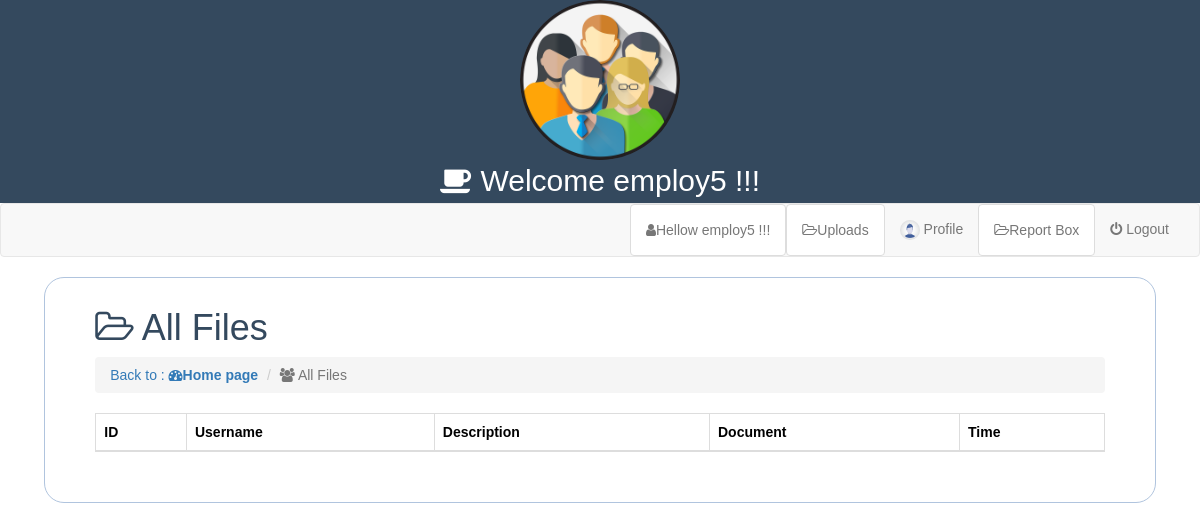
Page /employ/employ.php?page=uploadedfiles (signed in) on the earlier database version.
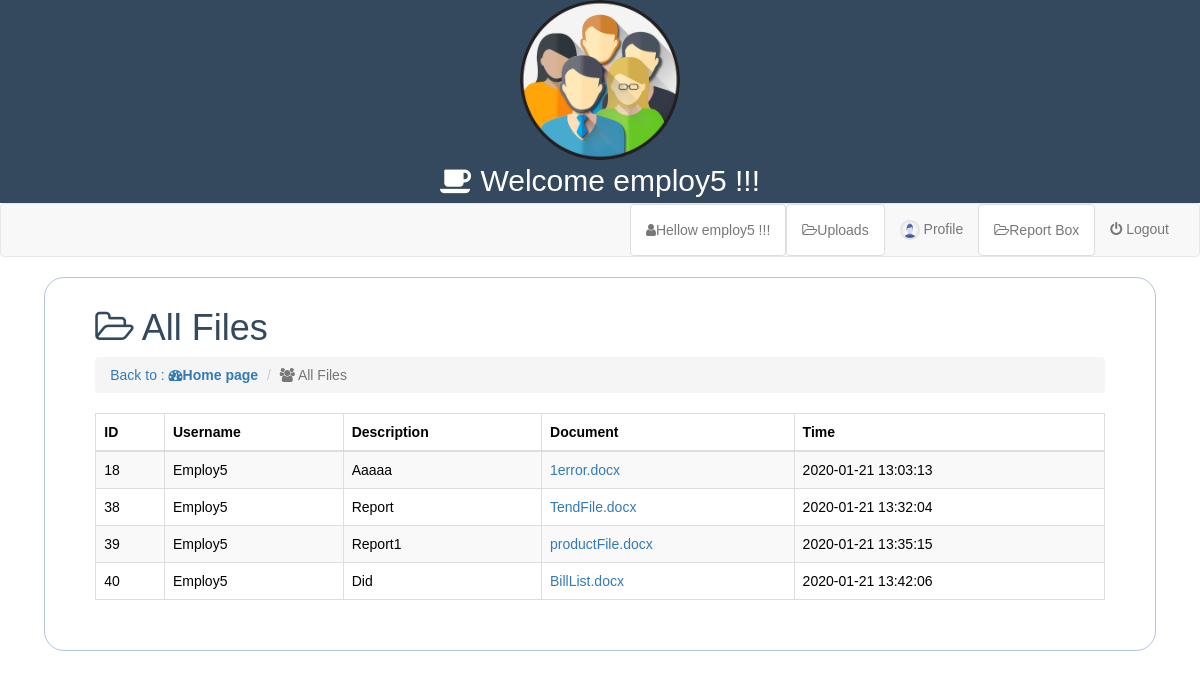
Same page on the later database version.
### tables this page shows
CREATE TABLE `document` (
  `up_id` int(100) NOT NULL,
  `username` varchar(100) NOT NULL,
  `description` varchar(300) NOT NULL,
  `file` varchar(300) NOT NULL,
  `time` timestamp NOT NULL DEFAULT current_timestamp() ON UPDATE current_timestamp(),
  `up_size` blob NOT NULL
);

### employ/uploadedfiles.php (the view, shortened to what this page needs)
<h1 class="text-primary" style="color:#34495e"><i class="fa fa-folder-open-o"></i> All Files</h1>
        <ol class="breadcrumb">
          <li><a href="employ.php?page=dashboard">Back to : <b><i class="fa fa-dashboard"></i>Home page</b></a></li>
          <li class="active"><i class="fa fa-users"></i> All Files</li>
        </ol>
	       <div class="table-responsive">
                 <table id="data" class="table table-striped table-dark table-hover table-bordered ">
                        <thead>
                          <tr>
                            <th scope="col">ID</th>
                            <th scope="col">Username</th>
                            <th scope="col">Description</th>
                            <th scope="col">Document</th>
                            <th scope="col">Time</th>
                          </tr>
                        </thead>
                        <tbody>
              <?php
                  $username=$_SESSION['username'];
                  $Result=mysqli_query($conn,"SELECT * FROM `document` where username='$username' ");
                  while ($row=mysqli_fetch_assoc($Result)) {
              ?>
                        <tr>
                          <td><?php echo $row['up_id']; ?></td>
                          <td><?php echo ucwords($row['username']); ?></td>
                          <td><?php echo ucwords($row['description']); ?></td>
                          <td>
                          <?php
              $fileName=$row['file'];
              echo "<a href=\"../files/$fileName\">$fileName</a>";
              ?>
              </td>
              <td><?php echo $row['time']; ?></td>
                        </tr>
                        <?php
                          }
                        ?>
                      </tbody>
                    </table>
                    </div>

Differences in the rows shown:
now on this page (row edited): document: up_id "18", username "Employ5", description "Aaaaa", file "1error.docx", time "2020-01-21 13:03:13"
added document: up_id "38", username "Employ5", description "Report", file "TendFile.docx", time "2020-01-21 13:32:04"
added document: up_id "39", username "Employ5", description "Report1", file "productFile.docx", time "2020-01-21 13:35:15"
added document: up_id "40", username "Employ5", description "Did", file "BillList.docx", time "2020-01-21 13:42:06"
